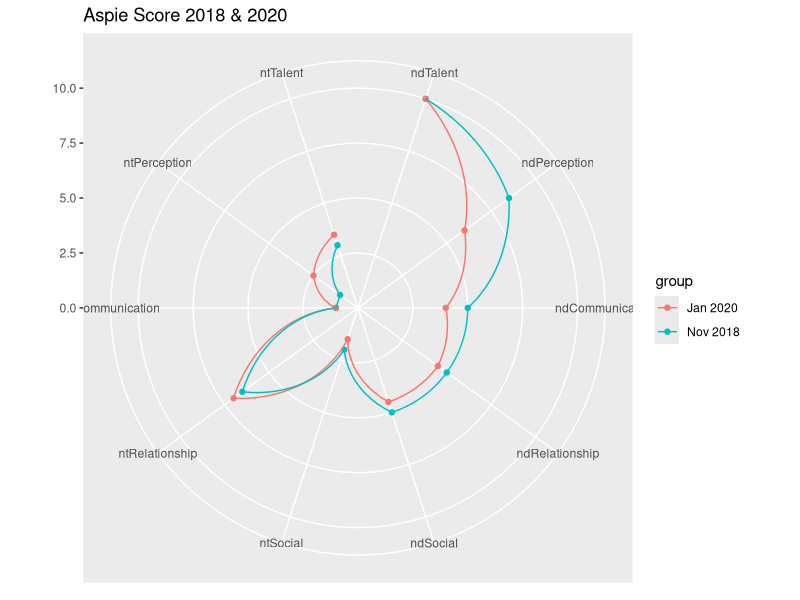

Here is the R script that generated this plot:
# (1) Define the data building blocks required for plotting purposes [uses
# a subset of the OAC results plotted above]

var.names <- c("ndTalent", "ndPerception", "ndCommunication", "ndRelationship", "ndSocial", "ntSocial", "ntRelationship", "ntfCommunication", "ntPerception",  "ntTalent")
var.order = seq(1:10)
nDiverse <- c(10, 8.5, 5, 5, 5, 2, 6.5, 1, 1, 3)
nTypical <- c(10, 6, 4, 4.5, 4.5, 1.5, 7, 1, 2.5, 3.5)
group.names <- c("Nov 2018", "Jan 2020")


# (2) Create df1: a plotting data frame in the format required for ggplot2

df1.a <- data.frame(matrix(c(rep(group.names[1], 10), var.names), nrow = 10, ncol = 2), 
                    var.order = var.order, value = nDiverse)
df1.b <- data.frame(matrix(c(rep(group.names[2], 10), var.names), nrow = 10, ncol = 2), 
                    var.order = var.order, value = nTypical)

df1 <- rbind(df1.a, df1.b)
colnames(df1) <- c("group", "variable.name", "variable.order", "variable.value")
df1

# (3) Create a radial plot using ggplot2
library(ggplot2)
ggplot(df1, aes(y = variable.value, x = reorder(variable.name, variable.order), ymin = 0, ymax = 10, 
                group = group, colour = group),  size = 10) + coord_polar(theta = "x", direction = 1) + geom_point() + geom_path() + 
  labs(title = "Aspie Score 2018 & 2020") + xlab(NULL) + ylab(NULL) 